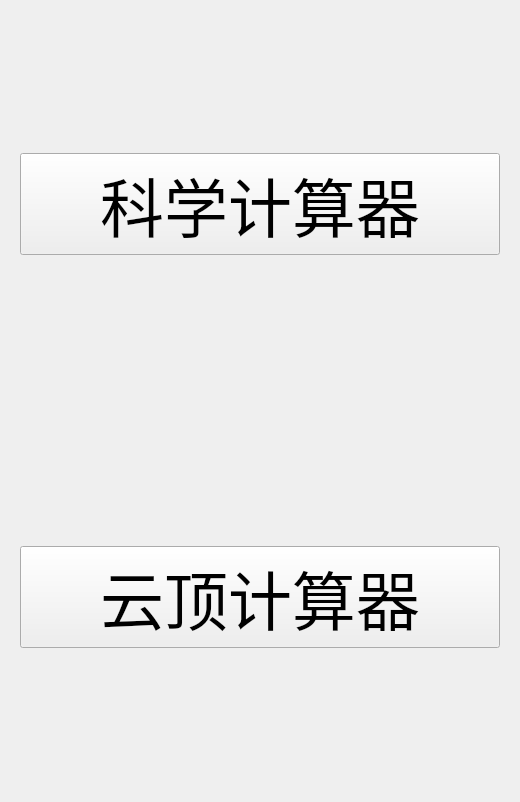
<?xml version="1.0" encoding="UTF-8"?>
<ui version="4.0">
 <class>Widget</class>
 <widget class="QWidget" name="Widget">
  <property name="geometry">
   <rect>
    <x>0</x>
    <y>0</y>
    <width>520</width>
    <height>802</height>
   </rect>
  </property>
  <property name="windowTitle">
   <string>Widget</string>
  </property>
  <layout class="QGridLayout" name="gridLayout">
   <item row="0" column="0">
    <widget class="QWidget" name="widget" native="true">
     <layout class="QGridLayout" name="gridLayout_2">
      <item row="0" column="0">
       <widget class="QPushButton" name="pushButton">
        <property name="font">
         <font>
          <pointsize>48</pointsize>
         </font>
        </property>
        <property name="text">
         <string>科学计算器</string>
        </property>
       </widget>
      </item>
     </layout>
    </widget>
   </item>
   <item row="1" column="0">
    <widget class="QWidget" name="widget_2" native="true">
     <layout class="QGridLayout" name="gridLayout_3">
      <item row="0" column="0">
       <widget class="QPushButton" name="pushButton_2">
        <property name="font">
         <font>
          <pointsize>48</pointsize>
         </font>
        </property>
        <property name="text">
         <string>云顶计算器</string>
        </property>
       </widget>
      </item>
     </layout>
    </widget>
   </item>
  </layout>
 </widget>
 <resources/>
 <connections/>
</ui>
